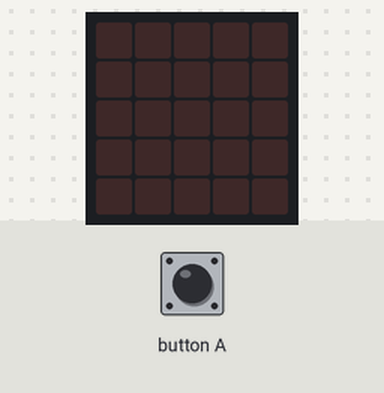
The program below on a simulated BBC micro:bit (MakeCode). On the bench: the board's 5×5 LED display. The test bench sets the inputs (shaded band). Random numbers come from a fixed seed.

Above: at 1.2 s.
1.3 s: button A pressed for 0.15 s
At 2.4 s:
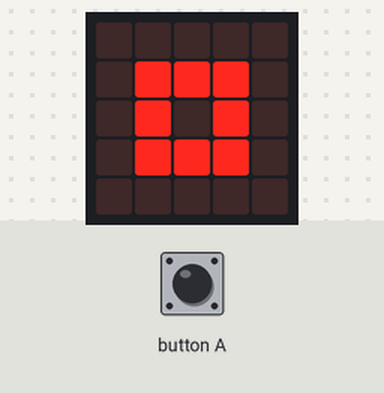
2.9 s: button A pressed for 0.15 s
At 3.6 s:
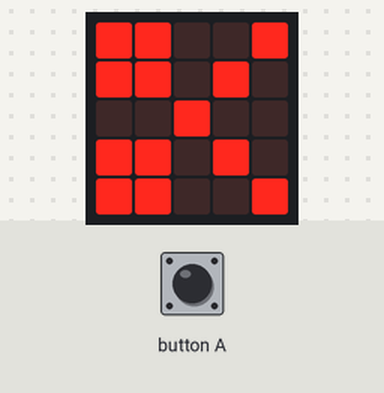
4.5 s: button A pressed 5 times (0.12 s each, 0.3 s apart)
At 7.5 s:
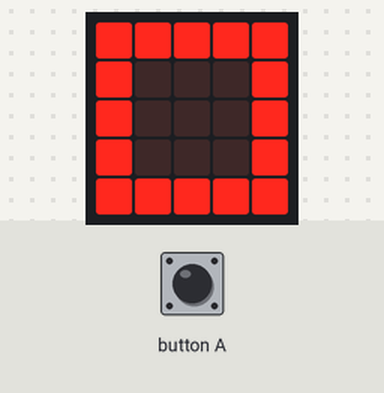
Timing chart, 0 to 9.0 s (numbered marks = the images above; inputs shaded):
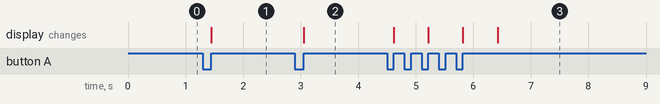

The program:

main.ts
```typescript
input.onButtonPressed(Button.A, function on_button_pressed_a() {

})
let hand = 0
input.onButtonPressed(Button.A, function on_button_pressed_a_1() {

    hand = randint(1, 3)
})
hand = 0
input.onButtonPressed(Button.A, function on_button_pressed_a_2() {

    hand = randint(1, 3)
    if (hand == 1) {
        basic.showIcon(IconNames.SmallSquare)
    }

})
hand = 0
input.onButtonPressed(Button.A, function on_button_pressed_a_3() {

    hand = randint(1, 3)
    if (hand == 1) {
        basic.showIcon(IconNames.SmallSquare)
    } else if (hand == 2) {
        basic.showIcon(IconNames.Square)
    }

})
hand = 0
input.onButtonPressed(Button.A, function on_button_pressed_a_4() {

    hand = randint(1, 3)
    if (hand == 1) {
        basic.showIcon(IconNames.SmallSquare)
    } else if (hand == 2) {
        basic.showIcon(IconNames.Square)
    } else {
        basic.showIcon(IconNames.Scissors)
    }

})
```

test.ts
```typescript
// aquí va el archivo "tests"; esto no se compilará cuando este paquete se utilice como una extensión.
```

Measured:
- after the input at 1.3 s, the display: changes after 0.15 s (image 1)
- after the input at 2.9 s, the display: changes after 0.15 s (image 2)
- after the input at 4.5 s, the display: first changes after 0.12 s (image 3 shows a later state)
